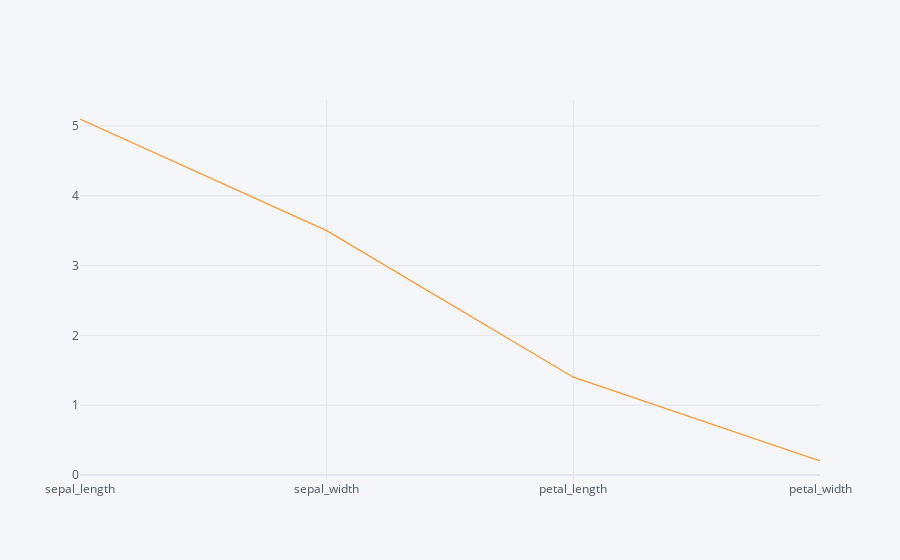

The notebook cell saved with this chart:
### Code cell
data.iplot()

### Figure 1 — Plotly figure (JSON) as saved in the notebook; plotly's stock layout.template omitted (floating-point values rounded to 4 significant figures)
{"data": [{"line": {"color": "rgba(255, 153, 51, 1.0)", "dash": "solid", "shape": "linear", "width": 1.3}, "mode": "lines", "name": "0", "text": "", "type": "scatter", "x": ["sepal_length", "sepal_width", "petal_length", "petal_width"], "y": [5.1, 3.5, 1.4, 0.2]}], "layout": {"autosize": true, "legend": {"bgcolor": "#F5F6F9", "font": {"color": "#4D5663"}}, "paper_bgcolor": "#F5F6F9", "plot_bgcolor": "#F5F6F9", "title": {"font": {"color": "#4D5663"}}, "xaxis": {"autorange": true, "gridcolor": "#E1E5ED", "range": [0, 3], "showgrid": true, "tickfont": {"color": "#4D5663"}, "title": {"font": {"color": "#4D5663"}, "text": ""}, "type": "category", "zerolinecolor": "#E1E5ED"}, "yaxis": {"autorange": true, "gridcolor": "#E1E5ED", "range": [-0.07222, 5.372], "showgrid": true, "tickfont": {"color": "#4D5663"}, "title": {"font": {"color": "#4D5663"}, "text": ""}, "type": "linear", "zerolinecolor": "#E1E5ED"}}}
